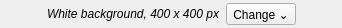
<?xml version="1.0" encoding="UTF-8"?>
<ui version="4.0">
 <class>FileSaveImageWidget</class>
 <widget class="QWidget" name="FileSaveImageWidget">
  <property name="geometry">
   <rect>
    <x>0</x>
    <y>0</y>
    <width>342</width>
    <height>28</height>
   </rect>
  </property>
  <property name="windowTitle">
   <string>Export Structures</string>
  </property>
  <layout class="QVBoxLayout">
   <property name="leftMargin">
    <number>0</number>
   </property>
   <property name="topMargin">
    <number>0</number>
   </property>
   <property name="rightMargin">
    <number>0</number>
   </property>
   <property name="bottomMargin">
    <number>0</number>
   </property>
   <item>
    <layout class="QHBoxLayout" name="image_status_layout">
     <item>
      <spacer name="left_spacer">
       <property name="orientation">
        <enum>Qt::Horizontal</enum>
       </property>
       <property name="sizeHint" stdset="0">
        <size>
         <width>40</width>
         <height>20</height>
        </size>
       </property>
      </spacer>
     </item>
     <item>
      <widget class="QLabel" name="status_lbl">
       <property name="font">
        <font>
         <italic>true</italic>
        </font>
       </property>
       <property name="text">
        <string>White background, 400 x 400 px</string>
       </property>
      </widget>
     </item>
     <item>
      <widget class="schrodinger::sketcher::ToolButtonWithPopup" name="change_btn">
       <property name="text">
        <string>Change ⌄</string>
       </property>
      </widget>
     </item>
     <item>
      <spacer name="right_spacer">
       <property name="orientation">
        <enum>Qt::Horizontal</enum>
       </property>
       <property name="sizeHint" stdset="0">
        <size>
         <width>40</width>
         <height>20</height>
        </size>
       </property>
      </spacer>
     </item>
    </layout>
   </item>
  </layout>
 </widget>
 <customwidgets>
  <customwidget>
   <class>schrodinger::sketcher::ToolButtonWithPopup</class>
   <extends>QToolButton</extends>
   <header>schrodinger/sketcher/tool_button_with_popup.h</header>
  </customwidget>
 </customwidgets>
 <resources/>
 <connections/>
</ui>
